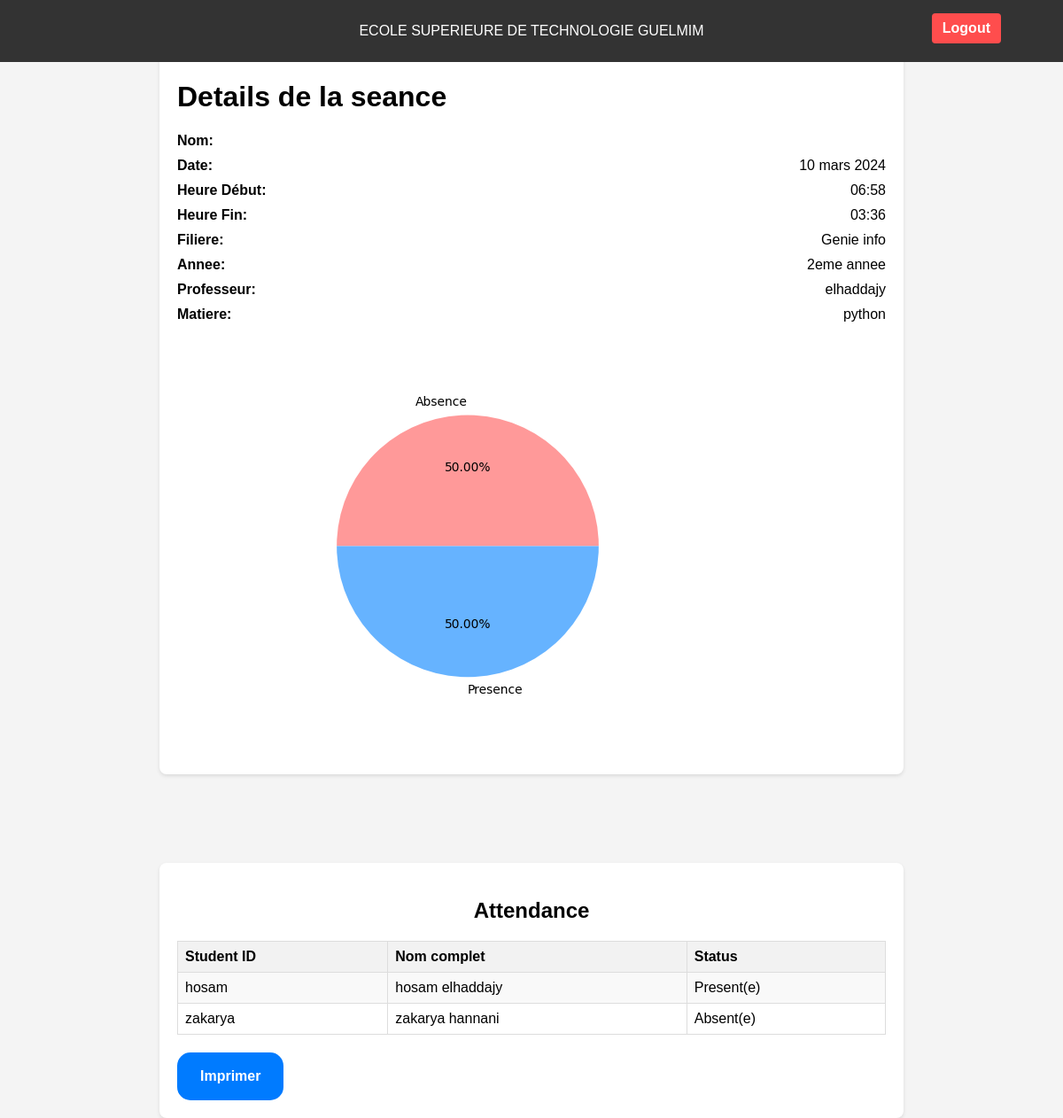
The app's page /seance/8/ (signed in) with its own data.
### pfe/models.py (models this page shows, shortened)
class Seance(models.Model):
    Identifiant_Seance = models.AutoField(primary_key=True)
    Nom = models.CharField(max_length=50)
    DateSeance = models.DateField(auto_now=True)
    HeureDebut = models.TimeField()
    HeureFin = models.TimeField()
    Identifiant_Professeur = models.ForeignKey(Teacher, on_delete=models.CASCADE)
    Identifiant_Matiere = models.ForeignKey(Matiere, on_delete=models.CASCADE)

class Filiere(models.Model):
    Identifiant_Filiere = models.AutoField(primary_key=True)
    Identifiant_Annee = models.ForeignKey('Annee', on_delete=models.CASCADE)
    Nom = models.CharField(max_length=50)

class Annee(models.Model):
    Identifiant_Annee = models.AutoField(primary_key=True)
    Nom = models.CharField(max_length=50)

class User(AbstractUser, PermissionsMixin):
    USER_TYPE_CHOICES = [
        ('student', 'Student'),
        ('admin', 'Admin'),
        ('teacher', 'Teacher'),
    ]
    username = None
    first_name = None
    last_name = None
    date_joined =  None
    last_login = None
    id = models.CharField(max_length =100, primary_key=True)
    fname = models.CharField(max_length=50)
    lname = models.CharField(max_length=50)
    user_type = models.CharField(max_length=10, choices=USER_TYPE_CHOICES, default='student')
    is_active = models.BooleanField(default=True)
    is_staff = models.BooleanField(default=False)
    is_superuser = models.BooleanField(default=False)
    objects = CustomUserManager()
    USERNAME_FIELD = 'id'
    class Meta:
        verbose_name = 'User'
        verbose_name_plural = 'Users'

class Matiere(models.Model):
    Identifiant_Matiere = models.AutoField(primary_key=True)
    Nom = models.CharField(max_length=50)
    Identifiant_Filiere = models.ForeignKey(Filiere, on_delete=models.CASCADE)
    def __str__(self):
        return self.Nom

class Attendance(models.Model):
    Identifiant_Attendance = models.AutoField(primary_key=True)
    Identifiant_Etudiant = models.ForeignKey(Student, on_delete=models.CASCADE)
    Identifiant_Seance = models.ForeignKey(Seance, on_delete=models.CASCADE)
    Status = models.CharField(max_length=20, default='Absent(e)')
    def seance_diagramme(self, seance_id):
        import matplotlib
        matplotlib.use('Agg')
        import matplotlib.pyplot as plt
        import os
        from django.conf import settings
        count_absent = int(Attendance.objects.filter(Status="Absent(e)", Identifiant_Seance=seance_id).count())
        count_present = int(Attendance.objects.filter(Status="Present(e)", Identifiant_Seance=seance_id).count())
        colors = ['#ff9999', '#66b3ff']
        pers = [count_absent, count_present]
        status_etud = ["Absence", "Presence"]
        img_rel_path = f"graph/{seance_id}.png"
        file_path = os.path.join(settings.BASE_DIR, 'pfe', 'static', img_rel_path)
        os.makedirs(os.path.dirname(file_path), exist_ok=True)
        plt.pie(pers, labels=status_etud, colors=colors, autopct='%1.2f%%')
        plt.savefig(file_path)
        plt.close()
        return img_rel_path

### pfe/views.py (the view)
# urls.py: path('seance/<int:seance_id>/', affiche_detail_seance_view, name='detail_seance'),
@login_required(login_url='')
def affiche_detail_seance_view(request, seance_id):
    import matplotlib
    matplotlib.use('Agg')
    from pfe.models import Student
    seance = get_object_or_404(Seance, Identifiant_Seance=seance_id)
    matiere = seance.Identifiant_Matiere
    filiere = matiere.Identifiant_Filiere
    annee = filiere.Identifiant_Annee
    student = Student.objects.all()
    attendances = Attendance.objects.filter(Identifiant_Seance=seance_id)
    attendance = Attendance()
    img_rel_path = attendance.seance_diagramme(seance_id)
    context = {
        'seance': seance,
        'attendances': attendances,
        'student': student,
        'img_path': img_rel_path ,
        'filiere' : filiere,
        'annee' : annee
    }
    return render(request, 'affiche_liste_absence.html', context)

### pfe/models.py (called while the page is built)
    def __str__(self):
        return self.lname

### pfe/templates/affiche_liste_absence.html (shortened to what this page needs)
<!DOCTYPE html>
{% load static %}
<html lang="en">
<head>
</head>
<body>
    {% include 'navbar.html' %}
    <div class="seance-details">
        <h1>Details de la seance</h1>
        <div><label>Nom:</label></div>
        <div><label>Date:</label><span>{{ seance.DateSeance }}</span></div>
        <div><label>Heure Début:</label><span>{{ seance.HeureDebut }}</span></div>
        <div><label>Heure Fin:</label><span>{{ seance.HeureFin }}</span></div>
        <div><label>Filiere:</label><span>{{ filiere.Nom }}</span></div>
        <div><label>Annee:</label><span>{{ annee.Nom }}</span></div>
        <div><label>Professeur:</label><span>{{ seance.Identifiant_Professeur }}</span></div>
        <div><label>Matiere:</label><span>{{ seance.Identifiant_Matiere }}</span></div>
        <div>
        <img src="{% static img_path %}" alt="img" >
        </div>
    </div>
    <div class="attendance-table">
        <h2>Attendance</h2>
        <table>
            <thead>
                <tr>
                    <th>Student ID</th>
                    <th>Nom complet</th>
                    <th>Status</th>
                </tr>
            </thead>
            <tbody>
                {% for attendance in attendances %}
                <tr>
                    <td>{{ attendance.Identifiant_Etudiant.id }}</td>
                    <td>{{ attendance.Identifiant_Etudiant.fname }} {{ attendance.Identifiant_Etudiant.lname }}</td>
                    <td>{{ attendance.Status }}</td>
                </tr>
                {% empty %}
                <tr>
                    <td colspan="3">cette seance est vide! </td>
                </tr>
                {% endfor %}
            </tbody>
        </table>
        <button id="print-btn">  Imprimer</button>
    </div>
</body>
</html>

### pfe/templates/affiche_liste_absence.html (style rules this page uses)
body, html { font-family: Arial, sans-serif; margin: 0; padding: 0; height: 100%; display: flex; flex-direction: column; background-color: #f4f4f4; }
.seance-details, .attendance-table { margin: 50px auto; padding: 20px; border-radius: 8px; background-color: #fff; box-shadow: 0 2px 4px rgba(0,0,0,0.1); width: 80%; max-width: 800px; }
.seance-details > div, .attendance-table table { width: 100%; margin-top: 10px; }
.seance-details > div { display: flex; flex-wrap: wrap; justify-content: space-between; }
.seance-details label { font-weight: bold; margin-right: 5px; }
table { border-collapse: collapse; width: 100%; margin-top: 20px; }
th, td { border: 1px solid #ddd; padding: 8px; text-align: left; }
th { background-color: #f2f2f2; }
tr:nth-child(odd) { background-color: #f9f9f9; }
.attendance-table h2 { text-align: center; }
button { appearance: none; background-color: #007BFF; border: 2px solid #007BFF; border-radius: 15px; color: #ffffff; cursor: pointer; font-size: 16px; font-weight: 600; padding: 16px 24px; text-decoration: none; transition: all 300ms cubic-bezier(.23, 1, 0.32, 1); width: auto; margin-top: 20px; }

### records on screen
Seance: DateSeance "10 mars 2024", HeureDebut "06:58", HeureFin "03:36", Identifiant_Professeur "elhaddajy", Identifiant_Matiere "python"
Filiere: Nom "Genie info"
Annee: Nom "2eme annee"
Attendance: Identifiant_Etudiant.id "hosam", Identifiant_Etudiant.fname "hosam", Identifiant_Etudiant.lname "elhaddajy", Status "Present(e)"
Attendance: Identifiant_Etudiant.id "zakarya", Identifiant_Etudiant.fname "zakarya", Identifiant_Etudiant.lname "hannani", Status "Absent(e)"
